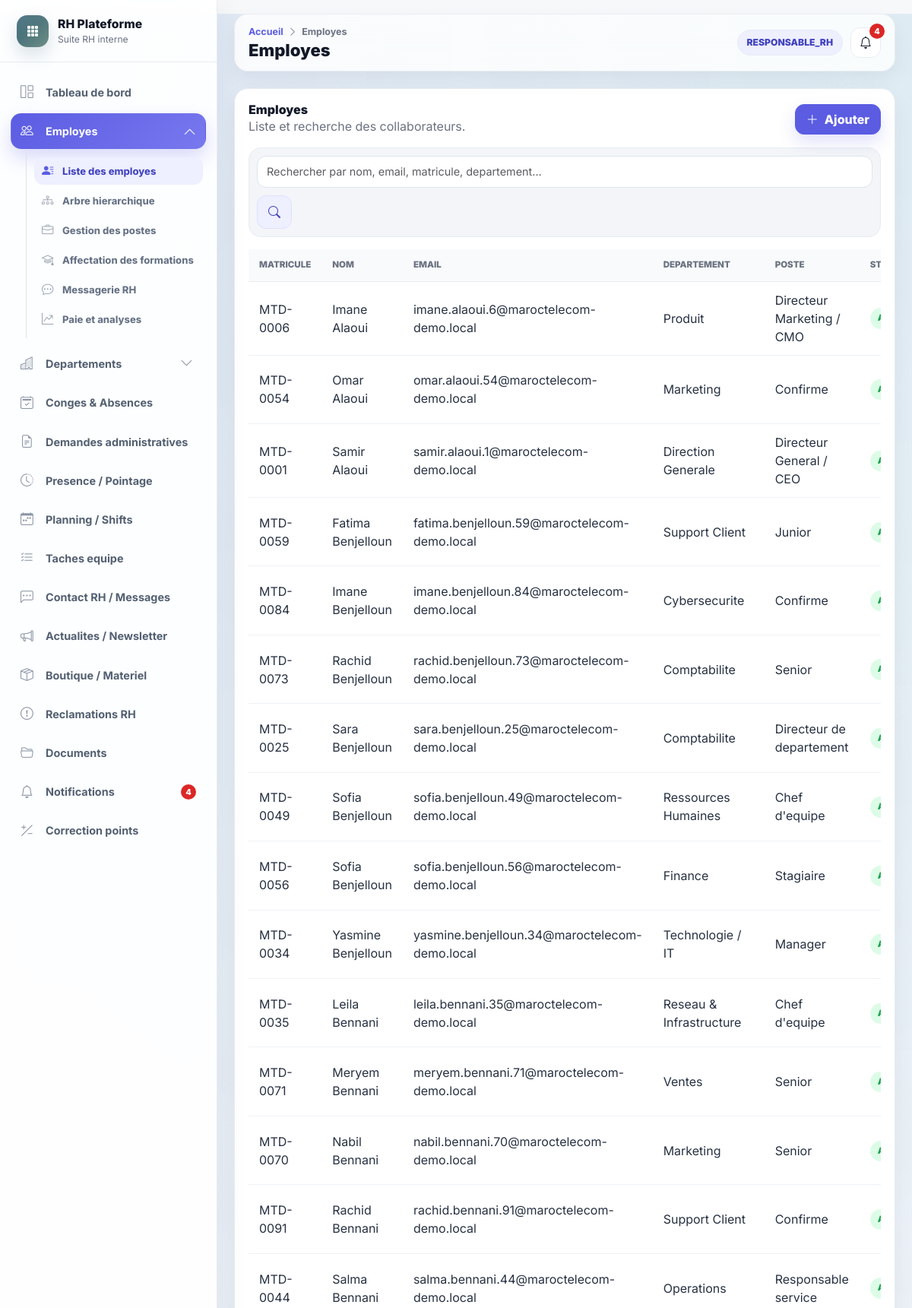
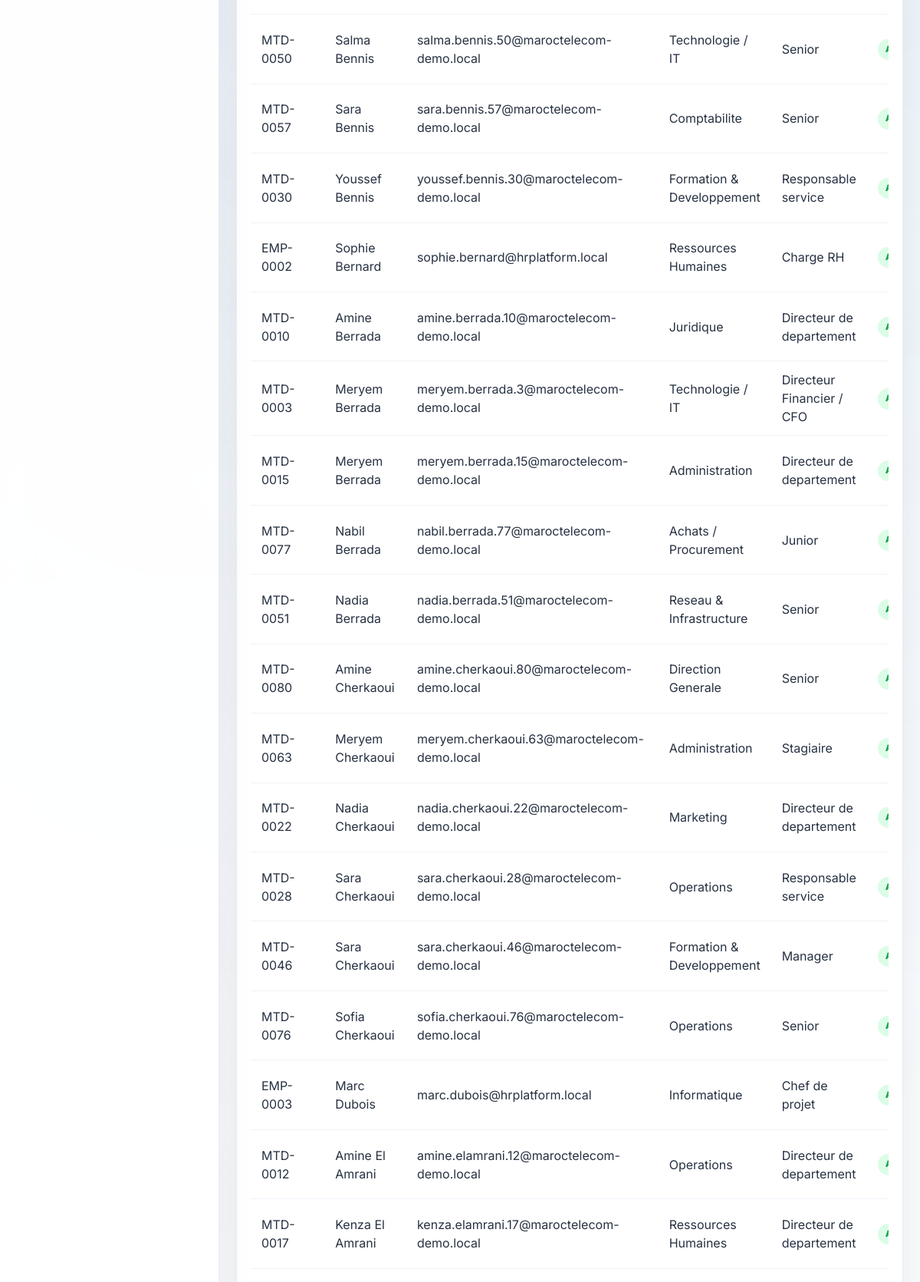
Screenshot of /employes (signed in, upper part) with the database file from the repository (2 pictures, top to bottom).
### accounts/models.py (models this page shows, shortened)
class UtilisateurProfile(models.Model):
    user = models.OneToOneField(settings.AUTH_USER_MODEL, on_delete=models.CASCADE, related_name="profile")
    role = models.CharField(max_length=40, choices=Role.choices)
    actif = models.BooleanField(default=True)
    employe = models.OneToOneField(
        "hr.Employe",
        on_delete=models.SET_NULL,
        null=True,
        blank=True,
        related_name="utilisateur_profile",
    )
    class Meta:
        verbose_name = "Utilisateur"
        verbose_name_plural = "Utilisateurs"

### hr/models.py (models this page shows, shortened)
class Employe(models.Model):
    matricule = models.CharField(max_length=100, unique=True)
    nom = models.CharField(max_length=255)
    prenom = models.CharField(max_length=255)
    email = models.EmailField()
    telephone = models.CharField(max_length=80, blank=True)
    date_naissance = models.DateField(null=True, blank=True)
    date_embauche = models.DateField()
    adresse = models.TextField(blank=True)
    photo = models.ImageField(upload_to="uploads/photos/", null=True, blank=True)
    departement = models.ForeignKey(Departement, on_delete=models.SET_NULL, null=True, blank=True, related_name="employes")
    service = models.ForeignKey(Service, on_delete=models.SET_NULL, null=True, blank=True, related_name="employes")
    poste = models.ForeignKey(Poste, on_delete=models.SET_NULL, null=True, blank=True, related_name="employes")
    responsable = models.ForeignKey("self", on_delete=models.SET_NULL, null=True, blank=True, related_name="collaborateurs")
    localisation = models.CharField(max_length=255, blank=True, default="Casablanca")
    actif = models.BooleanField(default=True)
    created_at = models.DateTimeField(auto_now_add=True)
    updated_at = models.DateTimeField(auto_now=True)
    class Meta:
        ordering = ["nom", "prenom"]
    @property
    def nom_complet(self):
        return f"{self.prenom or ''} {self.nom or ''}".strip()

class Departement(models.Model):
    libelle = models.CharField(max_length=255)
    description = models.TextField(blank=True)
    created_at = models.DateTimeField(auto_now_add=True)
    updated_at = models.DateTimeField(auto_now=True)
    class Meta:
        ordering = ["libelle"]
    def __str__(self):
        return self.libelle

class Poste(models.Model):
    libelle = models.CharField(max_length=255)
    description = models.TextField(blank=True)
    niveau = models.CharField(max_length=255, blank=True)
    rang_hierarchique = models.PositiveSmallIntegerField(default=50)
    est_direction = models.BooleanField(default=False)
    est_manager = models.BooleanField(default=False)
    created_at = models.DateTimeField(auto_now_add=True)
    updated_at = models.DateTimeField(auto_now=True)
    class Meta:
        ordering = ["libelle"]
    def __str__(self):
        return self.libelle

### hr/views.py (the view, shortened to what this page needs)
# urls.py: path("employes", views.employes_list, name="employes_list"),
@login_required
def employes_list(request):
    if not can_view_employees(request.user):
        messages.error(request, "Vous n'etes pas autorise a acceder aux employes.")
        return redirect("dashboard")
    search = request.GET.get("search", "").strip()
    employes = accessible_employees(profile(request)).select_related("departement", "service", "poste", "responsable")
    return render(request, "employes/list.html", {"page_title": "Employes", "employes": employes, "search": search})

### hr/permissions.py (called while the page is built)
def profile_for(user):
    return getattr(user, "profile", None)

def has_any_role(user, *roles):
    profile = profile_for(user)
    return bool(user.is_authenticated and profile and profile.actif and profile.role in roles)

def can_view_employees(user):
    return has_any_role(user, Role.ADMIN, Role.RESPONSABLE_RH, Role.RESPONSABLE_HIERARCHIQUE)

### hr/views.py (called while the page is built)
def profile(request):
    return getattr(request.user, "profile", None)

def accessible_employees(user_profile):
    if not user_profile or not user_profile.employe:
        return Employe.objects.none()
    if user_profile.role in {Role.ADMIN, Role.RESPONSABLE_RH}:
        return Employe.objects.filter(actif=True)
    if user_profile.role == Role.RESPONSABLE_HIERARCHIQUE:
        return Employe.objects.filter(direct_report_filter(user_profile.employe), actif=True)
    return Employe.objects.filter(pk=user_profile.employe_id)

### templates/employes/list.html (shortened to what this page needs)
{% extends "base.html" %}
{% block content %}
<div class="panel">
    <div class="panel-header">
        <div><h3>Employes</h3><p class="mb-0">Liste et recherche des collaborateurs.</p></div>
        {% if utilisateur_connecte.role == "ADMIN" or utilisateur_connecte.role == "RESPONSABLE_RH" %}
            <a href="{% url 'employe_create' %}" class="btn btn-accent btn-compact"><i class="bi bi-plus-lg"></i> Ajouter</a>
        {% endif %}
    </div>
    <form class="search-row" method="get">
        <input class="form-control" name="search" value="{{ search }}" placeholder="Rechercher par nom, email, matricule, departement...">
        <button class="btn btn-outline-secondary" type="submit"><i class="bi bi-search"></i></button>
    </form>
    <div class="table-responsive">
        <table class="table align-middle">
            <thead><tr><th>Matricule</th><th>Nom</th><th>Email</th><th>Departement</th><th>Poste</th><th>Statut</th><th></th></tr></thead>
            <tbody>
            {% for employe in employes %}
                <tr>
                    <td>{{ employe.matricule }}</td>
                    <td><a href="{% url 'employe_detail' employe.id %}">{{ employe.nom_complet }}</a></td>
                    <td>{{ employe.email }}</td>
                    <td>{{ employe.departement|default:"-" }}</td>
                    <td>{{ employe.poste|default:"-" }}</td>
                    <td>{% if employe.actif %}<span class="status-badge status-VALIDEE">Actif</span>{% else %}<span class="status-badge status-CLOTUREE">Archive</span>{% endif %}</td>
                </tr>
            {% empty %}<tr><td colspan="7" class="empty-state">Aucun employe trouve.</td></tr>{% endfor %}
            </tbody>
        </table>
    </div>
</div>
{% endblock %}

### templates/base.html (shortened to what this page needs)
{% load static message_tags %}
<!DOCTYPE html>
<html lang="fr">
<head>
    <link href="https://cdn.jsdelivr.net/npm/bootstrap@5.3.3/dist/css/bootstrap.min.css" rel="stylesheet">
    <link href="https://cdn.jsdelivr.net/npm/bootstrap-icons@1.11.3/font/bootstrap-icons.css" rel="stylesheet">
    <link rel="stylesheet" href="{% static 'css/main.css' %}?v=premium-rh-saas-1">
</head>
<body class="app-body">
<div class="app-shell">
    <aside id="sidebar" class="app-sidebar">
        <div class="sidebar-brand">
            <div class="brand-mark"><i class="bi bi-grid-3x3-gap-fill"></i></div>
            <div class="brand-copy">
                <div class="brand-title">RH Plateforme</div>
                <div class="brand-subtitle">Suite RH interne</div>
            </div>
        </div>
        <nav class="sidebar-nav" aria-label="Navigation principale">
            <a href="{% url 'dashboard' %}" class="sidebar-item nav-link" data-route="/dashboard"><i class="bi bi-grid-1x2"></i><span>Tableau de bord</span></a>
            <div class="sidebar-group" data-group-route="/employes">
                <button class="sidebar-item sidebar-parent nav-link {% if nav_module == 'employes' %}active{% endif %}" type="button" data-bs-toggle="collapse" data-bs-target="#menuEmployes" aria-expanded="{% if nav_module == 'employes' %}true{% else %}false{% endif %}">
                    <i class="bi bi-people"></i><span>Employes</span><i class="bi bi-chevron-down ms-auto"></i>
                </button>
                <div class="collapse sidebar-submenu {% if nav_module == 'employes' %}show{% endif %}" id="menuEmployes">
                    <a href="{% url 'employes_list' %}" class="sidebar-subitem {% if nav_item == 'employes_list' %}active{% endif %}" data-route="/employes"><i class="bi bi-person-lines-fill"></i><span>Liste des employes</span></a>
                    <a href="{% url 'hierarchy_tree' %}" class="sidebar-subitem {% if nav_item == 'hierarchy_tree' %}active{% endif %}" data-route="/employes/arbre"><i class="bi bi-diagram-3"></i><span>Arbre hierarchique</span></a>
                    {% if utilisateur_connecte.role == "ADMIN" or utilisateur_connecte.role == "RESPONSABLE_RH" %}
                        <a href="{% url 'position_management' %}" class="sidebar-subitem {% if nav_item == 'position_management' %}active{% endif %}" data-route="/employes/postes"><i class="bi bi-briefcase"></i><span>Gestion des postes</span></a>
                        <a href="{% url 'formations_admin' %}" class="sidebar-subitem {% if nav_item == 'formations_admin' %}active{% endif %}" data-route="/employes/formations"><i class="bi bi-mortarboard"></i><span>Affectation des formations</span></a>
                        <a href="{% url 'rh_messages' %}" class="sidebar-subitem" data-route="/messages-rh"><i class="bi bi-chat-dots"></i><span>Messagerie RH</span></a>
                        <a href="{% url 'payroll_analytics' %}" class="sidebar-subitem {% if nav_item == 'payroll_analytics' %}active{% endif %}" data-route="/employes/paie"><i class="bi bi-graph-up-arrow"></i><span>Paie et analyses</span></a>
                    {% else %}
                        <a href="{% url 'my_trainings' %}" class="sidebar-subitem {% if nav_item == 'my_trainings' %}active{% endif %}" data-route="/formations"><i class="bi bi-mortarboard"></i><span>Mes formations</span></a>
                    {% endif %}
                </div>
            </div>
            {% if utilisateur_connecte.role == "ADMIN" or utilisateur_connecte.role == "RESPONSABLE_RH" %}
                <div class="sidebar-group" data-group-route="/departements">
                    <button class="sidebar-item sidebar-parent nav-link {% if nav_module == 'departements' %}active{% endif %}" type="button" data-bs-toggle="collapse" data-bs-target="#menuDepartements" aria-expanded="{% if nav_module == 'departements' %}true{% else %}false{% endif %}">
                        <i class="bi bi-buildings"></i><span>Departements</span><i class="bi bi-chevron-down ms-auto"></i>
                    </button>
                </div>
            {% endif %}
            <a href="{% url 'conges_list' %}" class="sidebar-item nav-link" data-route="/conges"><i class="bi bi-calendar2-check"></i><span>Conges & Absences</span></a>
            <a href="{% url 'demandes_list' %}" class="sidebar-item nav-link" data-route="/demandes"><i class="bi bi-file-earmark-text"></i><span>Demandes administratives</span></a>
            <a href="{% url 'attendance' %}" class="sidebar-item nav-link" data-route="/pointage"><i class="bi bi-clock-history"></i><span>Presence / Pointage</span></a>
            <a href="{% url 'planning' %}" class="sidebar-item nav-link" data-route="/planning"><i class="bi bi-calendar-week"></i><span>Planning / Shifts</span></a>
            <a href="{% url 'team_tasks' %}" class="sidebar-item nav-link" data-route="/taches"><i class="bi bi-list-check"></i><span>Taches equipe</span></a>
            <a href="{% url 'rh_messages' %}" class="sidebar-item nav-link" data-route="/messages-rh"><i class="bi bi-chat-left-dots"></i><span>Contact RH / Messages</span></a>
            <a href="{% url 'news_list' %}" class="sidebar-item nav-link" data-route="/actualites"><i class="bi bi-megaphone"></i><span>Actualites / Newsletter</span></a>
            <a href="{% url 'shop' %}" class="sidebar-item nav-link" data-route="/boutique"><i class="bi bi-box-seam"></i><span>Boutique / Materiel</span></a>
            <a href="{% url 'reclamations' %}" class="sidebar-item nav-link" data-route="/reclamations"><i class="bi bi-exclamation-circle"></i><span>Reclamations RH</span></a>
            <a href="{% url 'documents_list' %}" class="sidebar-item nav-link" data-route="/documents"><i class="bi bi-folder2-open"></i><span>Documents</span></a>
            <a href="{% url 'notifications_list' %}" class="sidebar-item nav-link nav-link-with-badge" data-route="/notifications">
                <i class="bi bi-bell"></i><span>Notifications</span>
                {% if notifications_non_lues > 0 %}<span class="nav-badge">{{ notifications_non_lues }}</span>{% endif %}
            </a>
            {% if utilisateur_connecte.role == "ADMIN" or utilisateur_connecte.role == "RESPONSABLE_RH" %}
                <a href="{% url 'manual_points' %}" class="sidebar-item nav-link" data-route="/points"><i class="bi bi-plus-slash-minus"></i><span>Correction points</span></a>
            {% endif %}
        </nav>
    </aside>
    <main id="main-content" class="app-main">
        <nav class="app-topbar">
            <div class="page-header">
                <div class="breadcrumb-line">
                    <a href="{% url 'dashboard' %}">Accueil</a>
                    <i class="bi bi-chevron-right"></i>
                    <span>{{ page_title|default:"Page" }}</span>
                </div>
                <h1 class="page-title">{{ page_title|default:"Page" }}</h1>
            </div>
            <div class="topbar-actions">
                <span class="role-pill">{{ utilisateur_connecte.role|default:"Utilisateur" }}</span>
                <a href="{% url 'notifications_list' %}" class="btn btn-rh-icon position-relative" title="Notifications">
                    <i class="bi bi-bell"></i>
                    {% if notifications_non_lues > 0 %}<span class="topbar-badge">{{ notifications_non_lues }}</span>{% endif %}
                </a>
            </div>
        </nav>
        <div class="app-content">
            {% block content %}{% endblock %}
        </div>
    </main>
</div>
</body>
</html>

### rows the page displays
UtilisateurProfile: role "RESPONSABLE_RH"
Employe: matricule "MTD-0006", nom_complet "Imane Alaoui", email "imane.alaoui.6@maroctelecom-demo.local", departement "Produit", poste "Directeur Marketing / CMO"
Employe: matricule "MTD-0054", nom_complet "Omar Alaoui", email "omar.alaoui.54@maroctelecom-demo.local", departement "Marketing", poste "Confirme"
Employe: matricule "MTD-0001", nom_complet "Samir Alaoui", email "samir.alaoui.1@maroctelecom-demo.local", departement "Direction Generale", poste "Directeur General / CEO"
Employe: matricule "MTD-0059", nom_complet "Fatima Benjelloun", email "fatima.benjelloun.59@maroctelecom-demo.local", departement "Support Client", poste "Junior"
Employe: matricule "MTD-0084", nom_complet "Imane Benjelloun", email "imane.benjelloun.84@maroctelecom-demo.local", departement "Cybersecurite", poste "Confirme"
Employe: matricule "MTD-0073", nom_complet "Rachid Benjelloun", email "rachid.benjelloun.73@maroctelecom-demo.local", departement "Comptabilite", poste "Senior"
Employe: matricule "MTD-0025", nom_complet "Sara Benjelloun", email "sara.benjelloun.25@maroctelecom-demo.local", departement "Comptabilite", poste "Directeur de departement"
Employe: matricule "MTD-0049", nom_complet "Sofia Benjelloun", email "sofia.benjelloun.49@maroctelecom-demo.local", departement "Ressources Humaines", poste "Chef d'equipe"
Employe: matricule "MTD-0056", nom_complet "Sofia Benjelloun", email "sofia.benjelloun.56@maroctelecom-demo.local", departement "Finance", poste "Stagiaire"
Employe: matricule "MTD-0034", nom_complet "Yasmine Benjelloun", email "yasmine.benjelloun.34@maroctelecom-demo.local", departement "Technologie / IT", poste "Manager"
Employe: matricule "MTD-0035", nom_complet "Leila Bennani", email "leila.bennani.35@maroctelecom-demo.local", departement "Reseau & Infrastructure", poste "Chef d'equipe"
Employe: matricule "MTD-0071", nom_complet "Meryem Bennani", email "meryem.bennani.71@maroctelecom-demo.local", departement "Ventes", poste "Senior"
Employe: matricule "MTD-0070", nom_complet "Nabil Bennani", email "nabil.bennani.70@maroctelecom-demo.local", departement "Marketing", poste "Senior"
Employe: matricule "MTD-0091", nom_complet "Rachid Bennani", email "rachid.bennani.91@maroctelecom-demo.local", departement "Support Client", poste "Confirme"
Employe: matricule "MTD-0044", nom_complet "Salma Bennani", email "salma.bennani.44@maroctelecom-demo.local", departement "Operations", poste "Responsable service"
Employe: matricule "MTD-0050", nom_complet "Salma Bennis", email "salma.bennis.50@maroctelecom-demo.local", departement "Technologie / IT", poste "Senior"
Employe: matricule "MTD-0057", nom_complet "Sara Bennis", email "sara.bennis.57@maroctelecom-demo.local", departement "Comptabilite", poste "Senior"
Employe: matricule "MTD-0030", nom_complet "Youssef Bennis", email "youssef.bennis.30@maroctelecom-demo.local", departement "Formation & Developpement", poste "Responsable service"
Employe: matricule "EMP-0002", nom_complet "Sophie Bernard", email "sophie.bernard@hrplatform.local", departement "Ressources Humaines", poste "Charge RH"
Employe: matricule "MTD-0010", nom_complet "Amine Berrada", email "amine.berrada.10@maroctelecom-demo.local", departement "Juridique", poste "Directeur de departement"
Employe: matricule "MTD-0003", nom_complet "Meryem Berrada", email "meryem.berrada.3@maroctelecom-demo.local", departement "Technologie / IT", poste "Directeur Financier / CFO"
Employe: matricule "MTD-0015", nom_complet "Meryem Berrada", email "meryem.berrada.15@maroctelecom-demo.local", departement "Administration", poste "Directeur de departement"
Employe: matricule "MTD-0077", nom_complet "Nabil Berrada", email "nabil.berrada.77@maroctelecom-demo.local", departement "Achats / Procurement", poste "Junior"
Employe: matricule "MTD-0051", nom_complet "Nadia Berrada", email "nadia.berrada.51@maroctelecom-demo.local", departement "Reseau & Infrastructure", poste "Senior"
Employe: matricule "MTD-0080", nom_complet "Amine Cherkaoui", email "amine.cherkaoui.80@maroctelecom-demo.local", departement "Direction Generale", poste "Senior"
Employe: matricule "MTD-0063", nom_complet "Meryem Cherkaoui", email "meryem.cherkaoui.63@maroctelecom-demo.local", departement "Administration", poste "Stagiaire"
Employe: matricule "MTD-0022", nom_complet "Nadia Cherkaoui", email "nadia.cherkaoui.22@maroctelecom-demo.local", departement "Marketing", poste "Directeur de departement"
Employe: matricule "MTD-0028", nom_complet "Sara Cherkaoui", email "sara.cherkaoui.28@maroctelecom-demo.local", departement "Operations", poste "Responsable service"
Employe: matricule "MTD-0046", nom_complet "Sara Cherkaoui", email "sara.cherkaoui.46@maroctelecom-demo.local", departement "Formation & Developpement", poste "Manager"
Employe: matricule "MTD-0076", nom_complet "Sofia Cherkaoui", email "sofia.cherkaoui.76@maroctelecom-demo.local", departement "Operations", poste "Senior"
Employe: matricule "EMP-0003", nom_complet "Marc Dubois", email "marc.dubois@hrplatform.local", departement "Informatique", poste "Chef de projet"
Employe: matricule "MTD-0012", nom_complet "Amine El Amrani", email "amine.elamrani.12@maroctelecom-demo.local", departement "Operations", poste "Directeur de departement"
Employe: matricule "MTD-0017", nom_complet "Kenza El Amrani", email "kenza.elamrani.17@maroctelecom-demo.local", departement "Ressources Humaines", poste "Directeur de departement"

### other values shown
{{ notifications_non_lues }} "4"
{{ page_title|default:"Page" }} "Employes"
